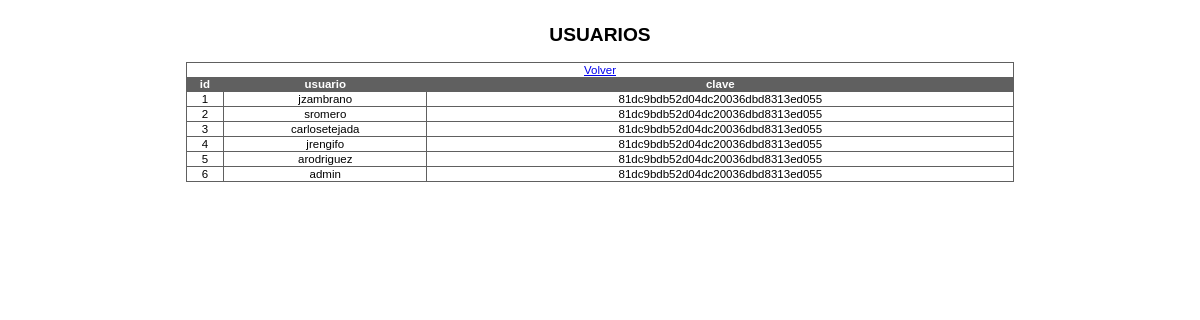
/views/usuarios.php (signed in), run on the app's committed database.
### tables this page shows
CREATE TABLE IF NOT EXISTS `users` (
  `id` int(11) NOT NULL AUTO_INCREMENT,
  `usrName` varchar(25) NOT NULL,
  `pwd` varchar(255) NOT NULL,
  PRIMARY KEY (`id`)
);

### src/views/usuarios.php (called while the page is built, shortened)
<?php
    $vista = Vista::getInstance();
    $vista->ejecutarMostrarUsuarios();
?>

### src/modelo/Dbase.php (called while the page is built, shortened)
<?php
class DBase
{
    private $link;
    private $server;
    private $dbname;
    private $username;
    private $password;
    private function __construct()
    {
        $this->server   = 'localhost:3306';
        $this->dbname   = 'xth_8767702_inmosys_db';
        $this->username = 'admin';
        $this->password = '1234';
        $this->link = null;
    }
    public function connectTo()
    {
	$this->link = mysql_connect($this->server, $this->username, $this->password);
        if($this->link==false)
            return false;
        else
        {
            if(!mysql_select_db($this->dbname, $this->link))
                return false;
            else
                return true;
        }
    }
    public function executeQry ($qry, &$num)
    {
        $result = mysql_query($qry, $this->link);
        return $result;
    }
}
?>

### src/ctrl/Control.php (called while the page is built, shortened)
<?php
    include_once("../modelo/Dbase.php");
class Control
{
    private $bdatos ;
    static private $instance;
    private function  __construct()
    {
        $this->bdatos = DBase::getInstance();
    }
    static public function getInstance()
    {
        if(self::$instance==NULL)
        {
            self::$instance = new Control();
        }
        return self::$instance;
    }
    public function srvObtenerDatosUsuarios(&$datos_clientes, &$num_clientes)
    {
        $numrows=-1;
        $qry = "SELECT * FROM users ORDER BY id";
        $this->bdatos->connectTo();
        $link= $this->bdatos->executeQry($qry, $numrows);
        if($numrows>=1)
        {
            return CodRes::EXITO;
        }
        else
        {
            $this->bdatos->close();
            return CodRes::SIN_REGISTROS;
        }
    }
}
?>

### src/Vista/HtmlGenerator.php (the view, shortened to what this page needs)
<?php
class HtmlGenerator
{
    public function imprimirDoctype()
    {
        print "<!DOCTYPE html PUBLIC \"-//W3C//DTD XHTML 1.0 Transitional//EN\" \"http://www.w3.org/TR/xhtml1/DTD/xhtml1-transitional.dtd\">".
                "<html xmlns=\"http://www.w3.org/1999/xhtml\">";
    }
    public function imprimirLinkCss($linkCss)
    {
        print "<link rel=\"stylesheet\" type=\"text/css\" href=\"".$linkCss."\" />";
    }
    public function imprimirVistaUsuarios($datos_clientes, $num_clientes)
    {
        $this->imprimirDoctype();
        print "<head>";
        $this->imprimirLinkCss("../CSS/dhtmlgoodies_calendar.css");
        print "</head><body>";
        print "<table>"."<div align='center' ><div align='center' id='menu'>".
                "<table align='center' id='menu'>".
            "  <caption><h2> ".
            "    USUARIOS".
            "  </h2></caption>".
                "<thead>".
                "<tr><td colspan ='3'><a href='javascript:window.history.back()'>Volver</a></td></tr>".
                "<th>id</th>".
                "<th>usuario</th>".
                "<th>clave</th></thead><tbody>";
        for($i=0;$i<$num_clientes;$i++)
        {
            $cliente = explode(";", $datos_clientes[$i]);
            print "<tr>";
            for($j=0;$j<3;$j++)
            {
                print "<td>".$cliente[$j]."</td>";
            }
            print "</tr>";
        }
        print "</tbody></table></table></div></div>".
            "</body></html>";
    }
}
?>

### src/CSS/tablas.css (style rules this page uses)
#menu { font-family:"Trebuchet MS", Arial, Helvetica, sans-serif; width:70%; border-collapse:collapse; font-size: 0.8em; }
#menu td, #menu th { font-size:0.9em; border:1px solid #606060; padding:1px 1px 1px 1px; text-align:center; }
#menu th { font-size:0.9em; text-align:center; padding-top:0.5px; padding-bottom:0.5px; background-color:#606060; color:#ffffff; }

### data on the page
users: id "1", usrName "jzambrano", pwd "81dc9bdb52d04dc20036dbd8313ed055"
users: id "2", usrName "sromero", pwd "81dc9bdb52d04dc20036dbd8313ed055"
users: id "3", usrName "carlosetejada", pwd "81dc9bdb52d04dc20036dbd8313ed055"
users: id "4", usrName "jrengifo", pwd "81dc9bdb52d04dc20036dbd8313ed055"
users: id "5", usrName "arodriguez", pwd "81dc9bdb52d04dc20036dbd8313ed055"
users: id "6", usrName "admin", pwd "81dc9bdb52d04dc20036dbd8313ed055"
